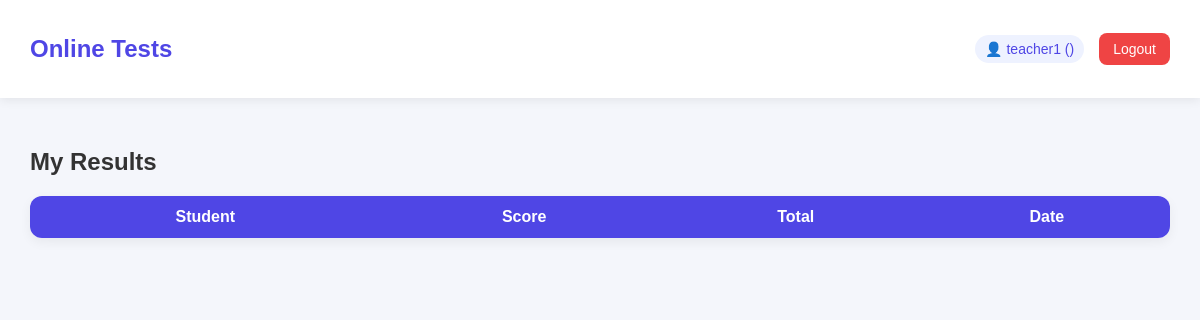
Page /my_results/ (signed in) on the earlier database version.
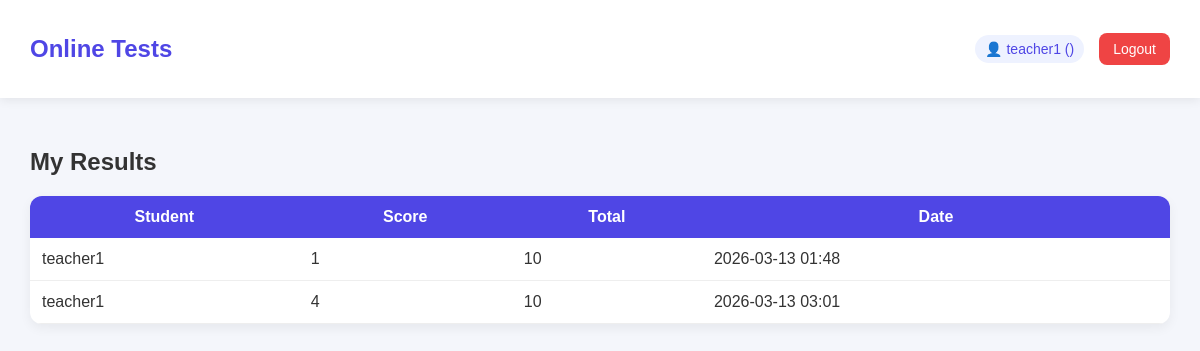
Same page on the later database version.
### results/models.py (models this page shows)
class Result(models.Model):
    student = models.ForeignKey(User, on_delete=models.CASCADE)
    test = models.ForeignKey(Test, on_delete=models.CASCADE)
    score = models.IntegerField()
    total = models.IntegerField()
    created_at = models.DateTimeField(auto_now_add=True)

### tests/views.py (the view)
# urls.py: path('my_results/', student_results, name='my_results'),
def student_results(request):
    results = request.user.result_set.all()
    return render(request, "student/results.html", {"results": results})

### templates/student/results.html
{% extends "base.html" %}
{% block content %}
<div class="container">
<h2> My Results</h2>
<table>
<tr>
<th>Student</th>
<th>Score</th>
<th>Total</th>
<th>Date</th>
</tr>
{% for r in results %}
<tr>
<td>{{ r.student.username }}</td>
<td>{{ r.score }}</td>
<td>{{ r.total }}</td>
<td>{{ r.created_at|date:"Y-m-d H:i" }}</td>
</tr>
{% endfor %}
</table>
</div>
{% endblock %}

Differences in the rows shown:
added Result: student.username "teacher1", score "1", total "10", created_at "2026-03-13 01:48"
added Result: student.username "teacher1", score "4", total "10", created_at "2026-03-13 03:01"
